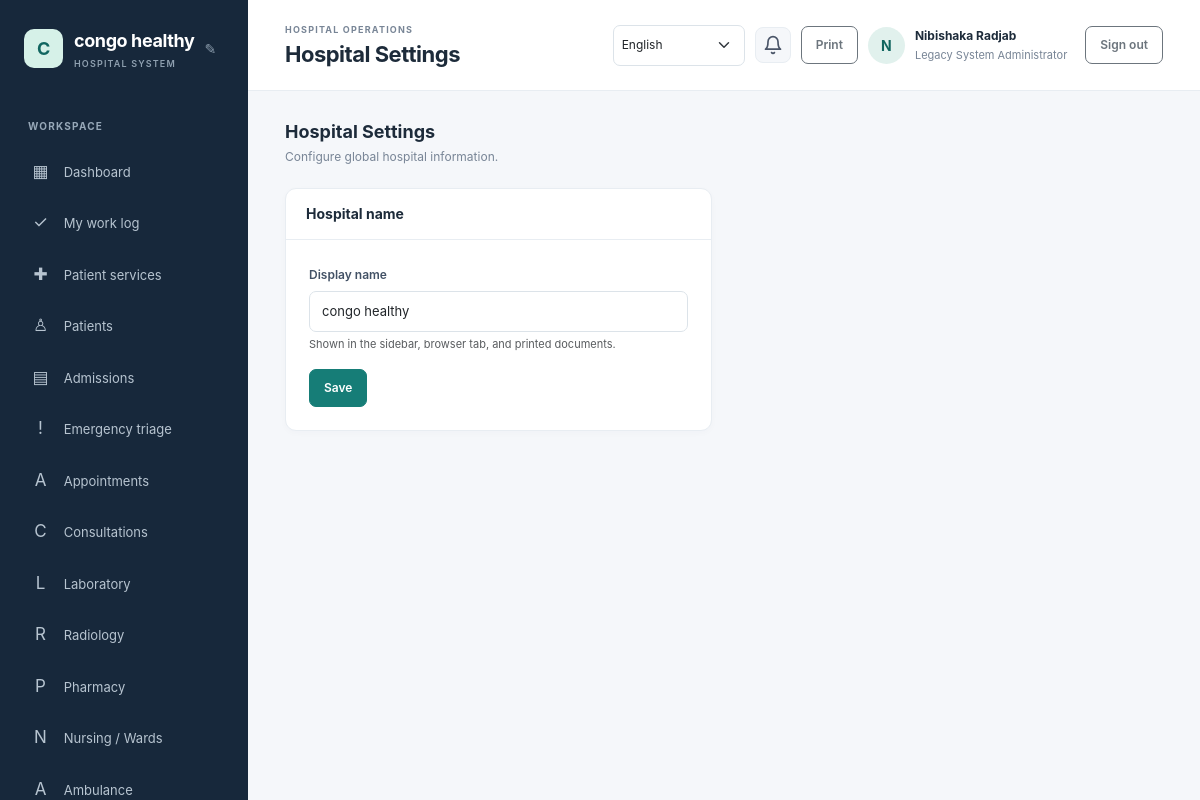
Screenshot of /admin/settings.php (signed in) with the database file from the repository.
### tables this page shows
CREATE TABLE `hospital_settings` (
  `setting_key` varchar(80) NOT NULL,
  `setting_value` text NOT NULL,
  `updated_at` timestamp NOT NULL DEFAULT current_timestamp() ON UPDATE current_timestamp()
);

CREATE TABLE `users` (
  `id` bigint(20) UNSIGNED NOT NULL,
  `role_id` tinyint(3) UNSIGNED NOT NULL,
  `full_name` varchar(160) NOT NULL,
  `email` varchar(190) NOT NULL,
  `password_hash` varchar(255) NOT NULL,
  `is_active` tinyint(1) NOT NULL DEFAULT 1,
  `payment_method` enum('bank_transfer','mobile_money','paypal','other') DEFAULT NULL,
  `payment_details` varchar(255) DEFAULT NULL,
  `last_login_at` datetime DEFAULT NULL,
  `created_at` timestamp NOT NULL DEFAULT current_timestamp()
);

CREATE TABLE `roles` (
  `id` tinyint(3) UNSIGNED NOT NULL,
  `role_key` varchar(40) NOT NULL,
  `name` varchar(80) NOT NULL
);

### includes/functions.php (called while the page is built, shortened)
<?php
function e(?string $value): string
{
    return htmlspecialchars($value ?? '', ENT_QUOTES | ENT_SUBSTITUTE, 'UTF-8');
}
function get_hospital_name(): string
{
    global $pdo;
    static $name = null;
    if ($name === null) {
        try {
            $name = (string) $pdo->query(
                "SELECT setting_value FROM hospital_settings WHERE setting_key = 'hospital_name'"
            )->fetchColumn();
        } catch (\Throwable) {
            $name = 'KivuCare';
        }
    }
    return $name;
}

### includes/auth.php (called while the page is built, shortened)
<?php
require_once __DIR__ . '/bootstrap.php';
function require_login(): void
{
    global $pdo;
    $statement = $pdo->prepare(
        'SELECT u.is_active, r.id AS role_id, r.role_key, r.name AS role_name
         FROM users u JOIN roles r ON r.id = u.role_id WHERE u.id = :id'
    );
    $statement->execute(['id' => $_SESSION['user']['id']]);
}
function has_permission(string $permissionKey): bool
{
    static $permissionsByRole = [];
    $roleId = (int) (current_user()['role_id'] ?? 0);
    if (!isset($permissionsByRole[$roleId])) {
        global $pdo;
        $statement = $pdo->prepare(
            'SELECT p.permission_key
             FROM role_permissions rp
             JOIN permissions p ON p.id = rp.permission_id
             WHERE rp.role_id = :role_id'
        );
        $statement->execute(['role_id' => $roleId]);
        $permissionsByRole[$roleId] = array_fill_keys(
            array_column($statement->fetchAll(), 'permission_key'),
            true
        );
    }
    return isset($permissionsByRole[$roleId][$permissionKey]);
}
function current_user(): array
{
    return $_SESSION['user'] ?? [];
}

### config/database.php (called while the page is built, shortened)
<?php
$host = getenv('DB_HOST') ?: '127.0.0.1';
$port = getenv('DB_PORT') ?: '3306';
$name = getenv('DB_NAME') ?: 'hospital_management';
$user = getenv('DB_USER') ?: 'root';
$password = getenv('DB_PASSWORD') ?: '';
try {
    $pdo = new PDO(
        "mysql:host={$host};port={$port};dbname={$name};charset=utf8mb4",
        $user,
        $password,
        [
            PDO::ATTR_ERRMODE => PDO::ERRMODE_EXCEPTION,
            PDO::ATTR_DEFAULT_FETCH_MODE => PDO::FETCH_ASSOC,
            PDO::ATTR_EMULATE_PREPARES => false,
        ]
    );
} catch (PDOException $exception) {
    error_log('Database connection failed: ' . $exception->getMessage());
    http_response_code(500);
    exit('Database connection failed. Check the database settings and import database/schema.sql.');
}
return $pdo;

### admin/settings.php (the view, shortened to what this page needs)
<?php
require_once __DIR__ . '/../includes/auth.php';
require_login();
$currentName = get_hospital_name();
$pageTitle = 'Hospital Settings';
require __DIR__ . '/../includes/header.php';
?>
<div class="page-heading">
    <div><h2>Hospital Settings</h2><p>Configure global hospital information.</p></div>
</div>
<div class="row">
    <div class="col-12 col-md-6">
        <section class="content-card mt-0">
            <div class="card-heading"><h3>Hospital name</h3></div>
            <form method="post" class="form-card">
                <div class="mb-3">
                    <label class="form-label" for="hospital_name">Display name</label>
                    <input class="form-control" id="hospital_name" name="hospital_name"
                           type="text" maxlength="120" required
                           value="<?= e($currentName) ?>">
                    <div class="form-text">Shown in the sidebar, browser tab, and printed documents.</div>
                </div>
                <button class="btn btn-primary" type="submit">Save</button>
            </form>
        </section>
    </div>
</div>
<?php require __DIR__ . '/../includes/footer.php'; ?>

### includes/header.php (shortened to what this page needs)
<?php
$pageTitle = $pageTitle ?? 'Dashboard';
$user = current_user();
$_hospitalName = get_hospital_name();
?>
<!doctype html>
<html lang="en">
<head>
    <link href="https://cdn.jsdelivr.net/npm/bootstrap@5.3.3/dist/css/bootstrap.min.css" rel="stylesheet">
    <link href="/hospital%20management/assets/css/app.css" rel="stylesheet">
</head>
<body>
<div class="app-shell">
    <aside class="sidebar" id="workspace-menu" aria-label="Workspace navigation">
        <div class="brand-wrap">
            <a class="brand" href="/hospital%20management/dashboard.php"><span class="brand-mark"><?= e(strtoupper(substr($_hospitalName, 0, 1))) ?></span><span><?= e($_hospitalName) ?><small>HOSPITAL SYSTEM</small></span></a>
            <?php if (has_permission('settings.manage') || ($user['role_key'] ?? '') === 'hospital_admin'): ?>
            <button id="brand-edit-btn" class="brand-edit-btn" title="Edit hospital name">&#9998;</button>
            <?php endif; ?>
        </div>
        <div class="nav-label">WORKSPACE</div>
        <nav class="nav flex-column">
            <a class="nav-link" href="/hospital%20management/dashboard.php"><span>▦</span> Dashboard</a>
            <?php if (has_permission('work_logs.view_own')): ?>
                <a class="nav-link" href="/hospital%20management/work-log/index.php"><span>✓</span> My work log</a>
            <?php endif; ?>
            <?php if (has_permission('patient_services.view_own') || has_permission('patient_services.view_all')): ?>
                <a class="nav-link" href="/hospital%20management/patient-services/index.php"><span>✚</span> Patient services</a>
            <?php endif; ?>
            <?php if (has_permission('patients.view')): ?>
                <a class="nav-link" href="/hospital%20management/patient/index.php"><span>♙</span> Patients</a>
            <?php endif; ?>
            <?php if (has_permission('admissions.view')): ?>
                <a class="nav-link" href="/hospital%20management/admission/index.php"><span>▤</span> Admissions</a>
            <?php endif; ?>
            <?php if (has_permission('triage.view')): ?>
                <a class="nav-link" href="/hospital%20management/emergency/index.php"><span>!</span> Emergency triage</a>
            <?php endif; ?>
            <?php if (has_permission('appointments.view')): ?>
                <a class="nav-link" href="/hospital%20management/appointments/index.php"><span>A</span> Appointments</a>
            <?php endif; ?>
            <?php if (has_permission('visits.view')): ?>
                <a class="nav-link" href="/hospital%20management/consultations/index.php"><span>C</span> Consultations</a>
            <?php endif; ?>
            <?php if (has_permission('lab.requests.view') || has_permission('lab.results.view')): ?>
                <a class="nav-link" href="/hospital%20management/laboratory/index.php"><span>L</span> Laboratory</a>
            <?php endif; ?>
            <?php if (has_permission('radiology.requests.view') || has_permission('radiology.results.manage')): ?>
                <a class="nav-link" href="/hospital%20management/radiology/index.php"><span>R</span> Radiology</a>
            <?php endif; ?>
            <?php if (has_permission('prescriptions.create') || has_permission('prescriptions.view') || has_permission('pharmacy.dispense')): ?>
                <a class="nav-link" href="/hospital%20management/pharmacy/index.php"><span>P</span> Pharmacy</a>
            <?php endif; ?>
            <?php if (has_permission('nursing_notes.manage')): ?>
                <a class="nav-link" href="/hospital%20management/nursing/index.php"><span>N</span> Nursing / Wards</a>
            <?php endif; ?>
            <?php if (has_permission('ambulance.manage') || has_permission('ambulance.requests.create') || has_permission('emergency_requests.view')): ?>
                <a class="nav-link" href="/hospital%20management/ambulance/index.php"><span>A</span> Ambulance</a>
            <?php endif; ?>
        </nav>
    </aside>
    <main class="main-content">
        <header class="topbar">
            <div class="topbar-heading">
                <div>
                    <div class="eyebrow">HOSPITAL OPERATIONS</div>
                    <h1><?= e($pageTitle) ?></h1>
                </div>
            </div>
            <div class="user-menu">
                <?= render_language_switcher() ?>
                <div class="notif-bell no-print" id="notifBell" title="Notifications" role="button" tabindex="0" aria-haspopup="true" aria-expanded="false">
                    <svg class="notif-icon" xmlns="http://www.w3.org/2000/svg" width="20" height="20" viewBox="0 0 24 24" fill="none" stroke="currentColor" stroke-width="2" stroke-linecap="round" stroke-linejoin="round" aria-hidden="true"><path d="M18 8A6 6 0 0 0 6 8c0 7-3 9-3 9h18s-3-2-3-9"/><path d="M13.73 21a2 2 0 0 1-3.46 0"/></svg>
                </div>
                <button class="btn btn-sm btn-outline-secondary print-page no-print" type="button" onclick="window.print()">Print</button>
                <a class="avatar no-print" href="/hospital%20management/profile.php" title="Edit profile"><?= e(strtoupper(substr($user['full_name'] ?? 'U', 0, 1))) ?></a>
                <a class="user-detail no-print" href="/hospital%20management/profile.php"><strong><?= e($user['full_name'] ?? '') ?></strong><span><?= e($user['role_name'] ?? '') ?></span></a>
                <form method="post" action="/hospital%20management/logout.php" class="ms-2">
                    <button class="btn btn-sm btn-outline-secondary" type="submit">Sign out</button>
                </form>
            </div>
        </header>
        <section class="page-body">

### assets/css/app.css (style rules this page uses)
:root { --ink: #1d2b3a; --muted: #788596; --line: #e8edf2; --canvas: #f5f7fa; --teal: #167d77; --teal-dark: #116660; --navy: #17283b; }
* { box-sizing: border-box; }
body { margin: 0; background: var(--canvas); color: var(--ink); font-family: Inter, "Segoe UI", Arial, sans-serif; font-size: 14px; }
a { color: var(--teal); text-decoration: none; }
.app-shell { min-height: 100vh; }
.sidebar { background: var(--navy); color: #dbe5ed; display: flex; flex-direction: column; height: 100vh; height: 100dvh; left: 0; min-height: 0; overflow-x: hidden; overflow-y: auto; overscroll-behavior-y: contain; padding: 27px 19px 18px; position: fixed; top: 0; width: 248px; scrollbar-color: #526477 transparent; scrollbar-width: thin; }
.brand { align-items: center; color: #fff; display: flex; font-size: 18px; font-weight: 700; gap: 11px; letter-spacing: -.4px; margin: 0 0 48px 5px; }
.brand small { color: #8fa0b0; display: block; font-size: 9px; font-weight: 600; letter-spacing: 1.15px; margin-top: 3px; }
.brand-mark { align-items: center; background: #d6f1e8; border-radius: 10px; color: var(--teal-dark); display: flex; font-size: 18px; height: 39px; justify-content: center; width: 39px; }
.nav-label, .eyebrow { color: #97a8b8; font-size: 10px; font-weight: 700; letter-spacing: 1.2px; }
.nav-label { margin: 0 0 12px 9px; }
.sidebar .nav { flex: 0 0 auto; min-height: 0; overflow: visible; }
.sidebar .nav-link { border-radius: 8px; color: #b7c4d0; font-size: 13px; margin: 2px 0; padding: 11px 12px; }
.sidebar .nav-link span { display: inline-block; font-size: 17px; margin-right: 10px; text-align: center; width: 19px; }
.main-content { height: 100vh; height: 100dvh; margin-left: 248px; min-height: 0; min-width: 0; overflow-x: hidden; overflow-y: auto; }
.topbar { align-items: center; background: #fff; border-bottom: 1px solid var(--line); display: flex; flex-wrap: wrap; gap: 12px 20px; justify-content: space-between; min-height: 91px; padding: 18px 37px; }
.topbar .eyebrow { color: var(--muted); font-size: 9px; }
.topbar h1 { font-size: 22px; font-weight: 650; letter-spacing: -.5px; margin: 4px 0 0; }
.topbar-heading { align-items: center; display: flex; gap: 12px; }
.user-menu { align-items: center; display: flex; flex-wrap: wrap; gap: 10px; justify-content: flex-end; min-width: 0; }
.avatar { align-items: center; background: #e1f1ed; border-radius: 50%; color: var(--teal-dark); display: flex; font-size: 14px; font-weight: 700; height: 37px; justify-content: center; width: 37px; }
.user-detail strong, .user-detail span { display: block; }
.user-detail strong { color: var(--ink); font-size: 12px; }
.user-detail span { color: var(--muted); font-size: 11px; margin-top: 2px; }
a.avatar { text-decoration: none; }
.page-body { margin: 0 auto; max-width: 1440px; padding: 30px 37px 50px; }
.page-heading { align-items: center; display: flex; justify-content: space-between; margin-bottom: 22px; }
.page-heading h2 { font-size: 18px; font-weight: 650; margin: 0; }
.page-heading p { color: var(--muted); font-size: 12px; margin: 5px 0 0; }
.btn-primary { background: var(--teal); border-color: var(--teal); }
.btn { border-radius: 7px; font-size: 12px; font-weight: 600; padding: 9px 14px; }
.stat-card, .content-card { background: #fff; border: 1px solid var(--line); border-radius: 11px; box-shadow: 0 2px 7px rgba(24, 45, 68, .025); }
.content-card { margin-top: 23px; overflow: hidden; }
.card-heading { align-items: center; border-bottom: 1px solid var(--line); display: flex; justify-content: space-between; padding: 17px 20px; }
.card-heading h3 { font-size: 14px; font-weight: 650; margin: 0; }
.form-control, .form-select { border-color: #dce3e9; border-radius: 7px; font-size: 13px; min-height: 41px; }
.form-label { color: #425165; font-size: 12px; font-weight: 600; margin-bottom: 7px; }
.form-text { font-size: 11px; }
.form-card { padding: 23px; }
.notif-bell { align-items: center; background: var(--canvas); border: 1px solid var(--line); border-radius: 8px; color: var(--ink); cursor: pointer; display: inline-flex; height: 36px; justify-content: center; position: relative; width: 36px; }
.notif-icon { color: #4a5568; display: block; flex-shrink: 0; }
.brand-wrap { align-items: center; display: flex; gap: 6px; margin: 0 0 48px 5px; }
.brand-wrap .brand { margin: 0; }
.brand-edit-btn { background: none; border: none; color: #8fa0b0; cursor: pointer; font-size: 14px; flex-shrink: 0; line-height: 1; padding: 4px; }

### rows the page displays
hospital_settings: setting_value "C", setting_value "congo healthy", hospital_name "congo healthy"
users: role.name "Legacy System Administrator"

### other values shown
$pageTitle "Hospital Settings"
substr($user['full_name'] ?? 'U', 0, 1) "N"
$user['full_name'] "Nibishaka Radjab"
form field lang "English"
